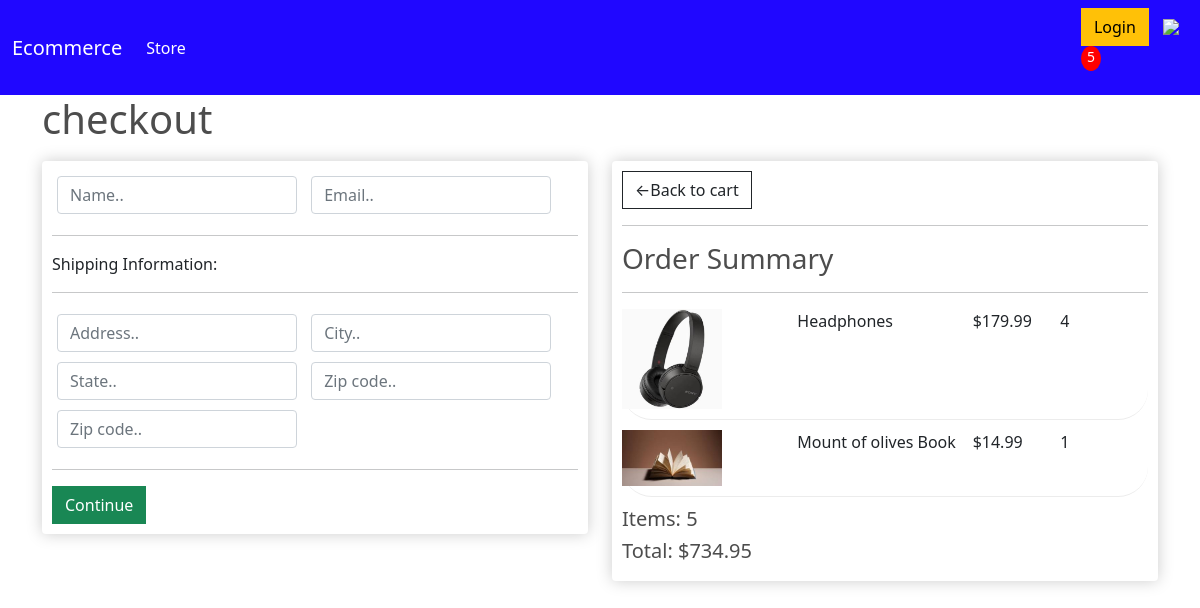
Screenshot of /checkout/ (signed in) with the database file from the repository.
### store/models.py (models this page shows, shortened)
class OrderItem(models.Model):
    product = models.ForeignKey(Product, on_delete=models.SET_NULL, null=True, blank=True)
    order = models.ForeignKey(Order, on_delete=models.SET_NULL, blank=True, null=True)
    quantity = models.IntegerField(default=0, null=True, blank=True)
    date_added = models.DateTimeField(auto_now_add=True)
    @property
    def get_total(self):
        total = self.product.price * self.quantity
        return total

class Product(models.Model):
    name = models.CharField(max_length=200, null=True)
    price = models.FloatField()
    digital = models.BooleanField(default=False, null=True, blank=False)
    image = models.ImageField(null=True, blank=True)
    @property
    def imageURL(self):
        try:
            url = self.image.url
        except:
            url = ''
        return url

class Order(models.Model):
    customer = models.ForeignKey(Customer, on_delete=models.SET_NULL, null=True, blank=True)
    date_ordered = models.DateTimeField(auto_now_add=True)
    complete = models.BooleanField(default=False, null=True, blank=False)
    transaction_id = models.CharField(max_length=100, null=True)
    @property
    def shipping(self):
        shipping = False
        orderitems = self.orderitem_set.all()
        for i in orderitems:
            if i.product.digital == False:
                shipping = True
        return shipping
    @property
    def get_cart_total(self):
        orderitems =self.orderitem_set.all()
        total = sum([item.get_total for item in orderitems])
        return total
    @property
    def get_cart_items(self):
        orderitems =self.orderitem_set.all()
        total = sum([item.quantity for item in orderitems])
        return total

### store/views.py (the view)
# urls.py: path('checkout/', views.checkout, name="checkout"),
def checkout(request):
    data = cartData(request)
    cartItems = data['cartItems']
    order = data['order']
    items= data['items']
    context = {'items': items, 'order':order, 'cartItems':cartItems}
    return render(request, 'store/checkout.html', context)

### store/utils.py (called while the page is built)
def cartData(request):
    if request.user.is_authenticated:
        customer = request.user.customer
        order, created = Order.objects.get_or_create(customer=customer, complete=False)
        items = order.orderitem_set.all()
        cartItems = order.get_cart_items
    else:
        cookieData = cookieCart(request)
        cartItems = cookieData['cartItems']
        order = cookieData['order']
        items= cookieData['items']
    return {'cartItems':cartItems, 'order':order, 'items':items }

### store/templates/store/checkout.html (shortened to what this page needs)
{%extends 'store/main.html' %}
{% load static %}
{% block content %}
<h1>checkout</h1>
<div class="row">
    <div class="col-lg-6">
        <div class="box-element" id="form-wrapper">
            <form id="form">
                <div id="user-info">
                    <div class="form-field">
                        <input required class="form-control" type="text" name="name" placeholder="Name..">
                    </div>
                    <div class="form-field">
                        <input required class="form-control" type="email" name="email" placeholder="Email..">
                    </div>
                </div>
                <div id="shipping-info">
                    <hr>
                    <p>Shipping Information:</p>
                    <hr>
                    <div class="form-field">
                        <input class="form-control" type="text" name="address" placeholder="Address..">
                    </div>
                    <div class="form-field">
                        <input class="form-control" type="text" name="city" placeholder="City..">
                    </div>
                    <div class="form-field">
                        <input class="form-control" type="text" name="state" placeholder="State..">
                    </div>
                    <div class="form-field">
                        <input class="form-control" type="text" name="zipcode" placeholder="Zip code..">
                    </div>
                    <div class="form-field">
                        <input class="form-control" type="text" name="country" placeholder="Zip code..">
                    </div>
                </div>
                <hr>
                <input id="form-button" class="btn btn-success btn-block" type="submit" value="Continue">
            </form>
        </div>
        <br>
    </div>
    <div class="col-lg-6">
        <div class="box-element">
            <a class="btn btn-outline-dark" href="{% url 'cart'%}">&#x2190;Back to cart</a>
            <hr>
            <h3>Order Summary</h3>
            <hr>
            {% for item in items %}
            <div class="cart-row">
                <div style="flex:2"><img class="row-image" src="{{item.product.imageURL}}"></div>
                <div style="flex:2"><p>{{item.product.name}}</p></div>
                <div style="flex:1"><p>${{item.product.price}}</p></div>
                <div style="flex:1"><p>{{item.quantity}}</p></div>
            </div>
            {%endfor%}
            <h5> Items: {{order.get_cart_items}}</h5>
            <h5> Total: ${{order.get_cart_total|floatformat:2}}</h5>
        </div>
    </div>
</div>
{% endblock %}

### static/css/main.css (style rules this page uses)
body { background-color: hsl(0, 0%, 100%); }
h1,h2,h3,h4,h5,h6 { color:hsl(0, 0%, 30%); }
.box-element { box-shadow:hsl(0, 0%, 80%) 0 0 16px; background-color: #fff; border-radius: 4px; padding: 10px; }
.col-lg-4, .col-lg-6, .col-lg-8, .col-lg-12 { margin-top: 10px; }
.btn { border-radius: 0; }
.row-image { width: 100px; }
.form-field { width:250px; display: inline-block; padding: 5px; border-radius: 20px; }
.cart-row { display: flex; align-items: flex-stretch; padding-bottom: 10px; margin-bottom: 10px; border-bottom: 1px solid #ececec; border-radius: 30px; }

### rows the page displays
OrderItem: product.imageURL (picture), product.name "Headphones", product.price "179.99", quantity "4"
OrderItem: product.imageURL (picture), product.name "Mount of olives Book", product.price "14.99", quantity "1"
Order: get_cart_items "5", get_cart_total "734.95"

### other values shown
{{ cartItems }} "5"
